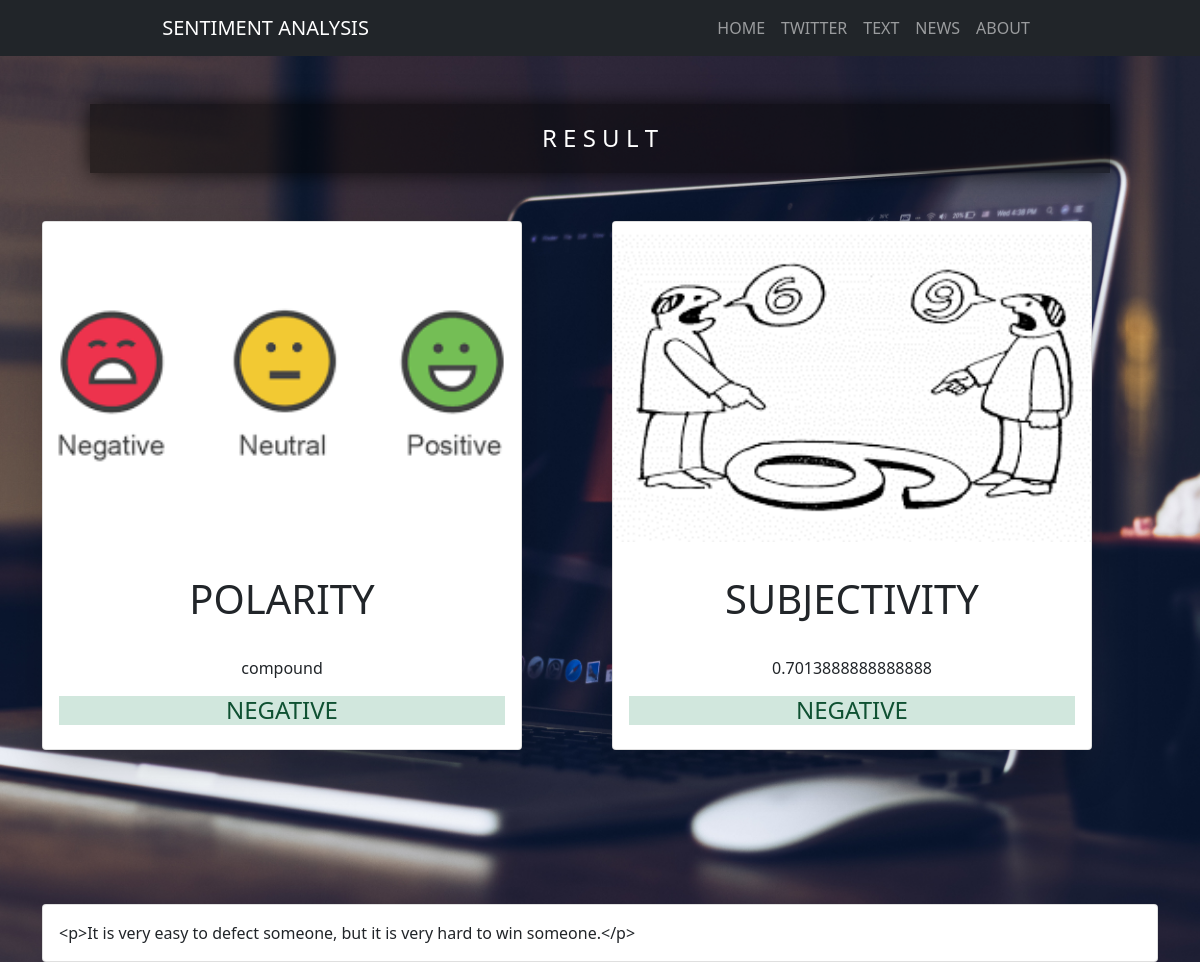
The page /result/50 on the database its author committed.
### a_text/models.py (models this page shows)
class TextInputData(models.Model):
	text_body=RichTextField(null=False)
	keyword=models.CharField(max_length=20,null=False,blank=False)
	compound=models.FloatField(null=True,blank=False)
	subjectivity=models.FloatField(null=True,blank=False)
	comment=models.CharField(null=True,blank=False,max_length=20)

### a_text/views.py (the view)
# urls.py: path('result/<int:id>', vtext.view_text, name='resultText'),
def view_text(request, id):
    data_view = TextInputData.objects.get(pk=id)
    print('----------------------')
    print('VIEW BUTTON CLICKED')
    print('----------------------')
    return render(request, 'a_text/results.html', {'data': data_view})

### a_text/templates/a_text/results.html
{% extends 'a_text/welcome.html' %}
{% load static %}
{% block content %}
	<section style="height: 100vh;">
		<div class="container bg-muted m-auto">
			<h4 class="text-center m-5 alert-white text-white" id="cont">R E S U L T</h4>
			<div class="row d-flex flex-row justify-content-between">
				<div class="col-6 ">
					<div class="card shadow-lg rounded" style="width:30rem;">
						<img src="{% static 'image/polarity2.png' %}" alt="image" class="card-img-top" style="object-fit:cover; height:40vh">
						<div class="card-body text-center">
							<h1 class="card-title  alert  ">POLARITY</h1>
							<p class="card-text">
								{{data.compound}}
							</p>
							<h4 class="card-title alert-success">
								{{data.comment}}
							</h4>
						</div>
					</div>
				</div>
				<div class="col-6">
					<div class="card shadow-lg rounded" style="width:30rem;">
						<img src="{% static 'image/subject.png' %}" alt="image" class="card-img-top" style="object-fit: cover;height: 40vh;">
						<div class="card-body text-center">
							<h1 class="card-title  alert">SUBJECTIVITY</h1>
							<p class="card-text">
								{{data.subjectivity}}
							</p>
							<h4 class="card-title alert-success">
								{{data.comment}}
							</h4>
						</div>
					</div>
				</div>
			</div>
		</div>
	</section>
	<section>
		<div class="container">
			<div class="card">
				<div class="card-body">
						{{data.text_body}}
				</div>
			</div>
		</div>
	</section>
{% endblock content %}

### Static/css/style.css (style rules this page uses)
body.bd { background: url(http://www.saurabhkarwal.com/wp-content/uploads/2018/03/Background-opera-speeddials-community-web-simple-backgrounds.jpg) no-repeat; background: url(https://images.pexels.com/photos/1229861/pexels-photo-1229861.jpeg?auto=compress&cs=tinysrgb&dpr=2&h=650&w=940) no-repeat; background: url(../image/pexels-hasan-albari-1229861.jpg) no-repeat; background-size: cover; background-attachment: fixed; background-position: center; }
#cont { background:rgba(0, 0, 0, 0.5); border: 2px; box-shadow: 0px 0px 20px 0px rgba(0, 0, 0, 0.8); margin: 26px; margin-top: 30px; padding:20px; }

### rows shown on the page
TextInputData: compound "compound", comment "NEGATIVE", subjectivity "0.7013888888888888", text_body "<p>It is very easy to defect someone, but it is very hard to win someone.</p>"
